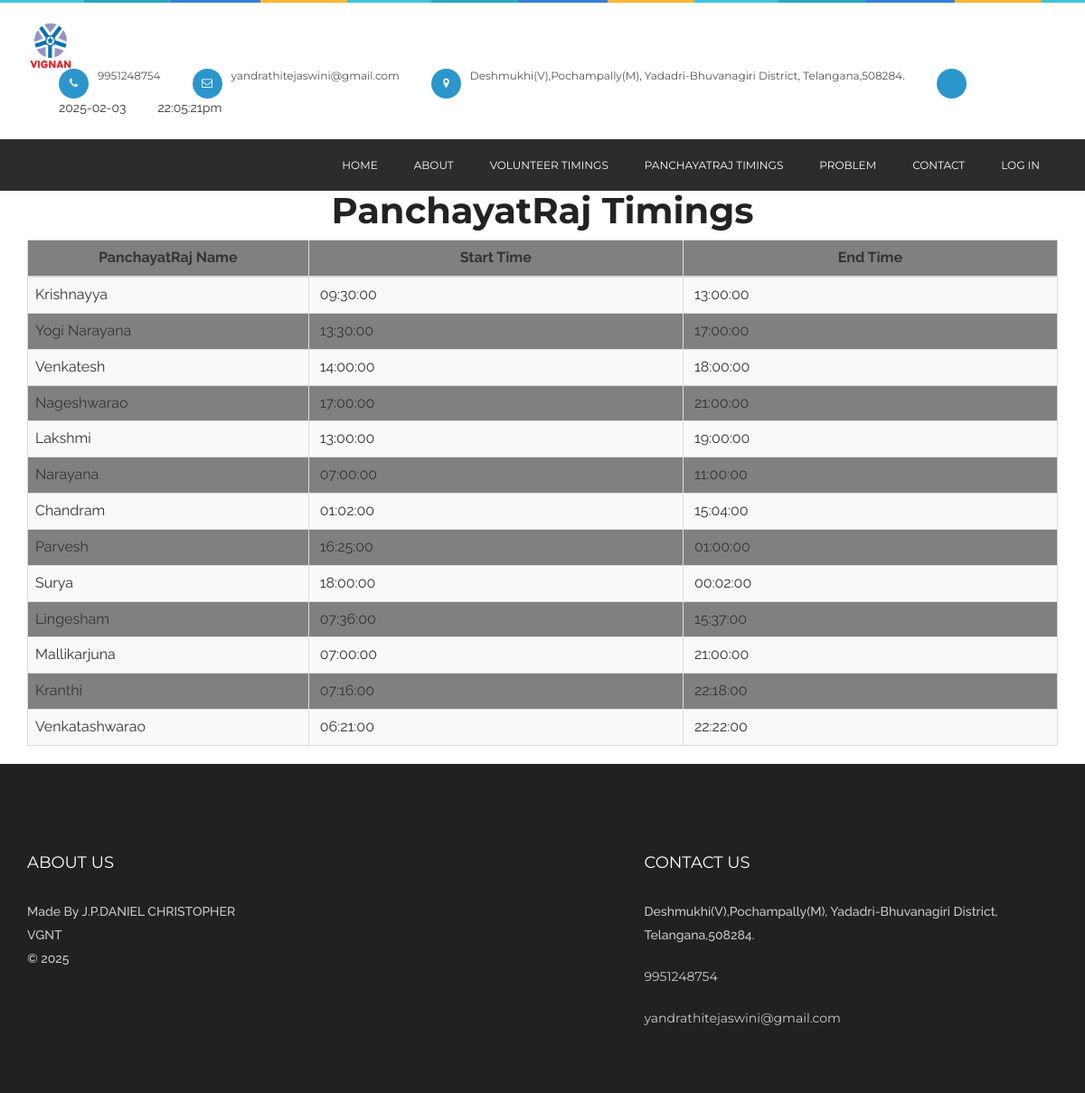
The page /panchayatraj_timings.php on the database its author committed.
### tables this page shows
CREATE TABLE `panchayatraj_timings` (
  `panchayatraj_timings_id` int(10) NOT NULL,
  `panchayatrajid` int(10) NOT NULL,
  `start_time` time NOT NULL,
  `end_time` time NOT NULL,
  `status` varchar(10) NOT NULL
);

CREATE TABLE `panchayatraj` (
  `panchayatrajid` int(10) NOT NULL,
  `panchayatrajname` varchar(50) NOT NULL,
  `mobileno` varchar(15) NOT NULL,
  `departmentid` int(10) NOT NULL,
  `loginid` varchar(25) NOT NULL,
  `password` varchar(25) NOT NULL,
  `status` varchar(10) NOT NULL
);

### panchayatraj_timings.php (the view)
<?php
include("header.php");
include("dbconnection.php");
?>
<div class="container-fluid">
  <div class="block-header">
    <h2 class="text-center">PanchayatRaj Timings</h2>
  </div>
<div class="card">
  <section class="container">
    <table class="table table-bordered table-striped table-hover js-basic-example dataTable" style="background-color:#808080;">
      <thead>
        <tr>
          <th width="15%" height="36"><div align="center">PanchayatRaj Name</div></th>
          <th width="20%"><div align="center">Start Time</div></th>
          <th width="20%"><div align="center">End Time</div></th>
        </tr>
      </thead>
      <tbody>
       <?php
       $sql ="SELECT * FROM panchayatraj INNER JOIN panchayatraj_timings on panchayatraj.panchayatrajid=panchayatraj_timings.panchayatrajid";
       $qsql = mysqli_query($con,$sql);
       while($rs = mysqli_fetch_array($qsql))
       {
        echo "<tr>
        <td>$rs[panchayatrajname]<br>
        <td>
         &nbsp;$rs[start_time]<br>
        </td>
        <td>
         &nbsp;$rs[end_time]</td>";
       }
      ?>
    </tbody>
  </table>
</section>
</div>
</div>
<?php
include("footer.php");
?>

### header.php (shortened to what this page needs)
<?php
$dt = date("Y-m-d");
$tim = date("H:i:sa");
?>
<!doctype html>
<html class="no-js" lang="en">
<head>
<link rel="stylesheet" type="text/css" href="rs-plugin/css/settings.css" media="screen" />
<link rel="stylesheet" href="css/ionicons.min.css">
<link rel="stylesheet" href="css/bootstrap.min.css">
<link rel="stylesheet" href="css/font-awesome.min.css">
<link rel="stylesheet" href="css/main.css">
<link rel="stylesheet" href="css/style.css">
<link rel="stylesheet" href="css/responsive.css">
<link rel="stylesheet" href="sweetalert2.min.css">
</head>
<body>
  <header class="header-style-2">
    <div class="container">
      <div class="logo"> <a href="index.html"><img src="images/logo_main_white.jpeg" alt="" style="height: 51px;"></a> </div>
      <div class="head-info">
        <ul>
          <li> <i class="fa fa-phone"></i>
            <p>9951248754<br>
          </li>
          <li> <i class="fa fa-envelope-o"></i>
            <p>yandrathitejaswini@gmail.com<br>
          </li>
          <li> <i class="fa fa-map-marker"></i>
            <p>Deshmukhi(V),Pochampally(M), Yadadri-Bhuvanagiri District, Telangana,508284.</p>
          </li>
          <li> <i class="fas fa-bell"></i>
             <li><?php echo $dt;?></li>
             <li><?php echo $tim;?></li>
          </li>
        </ul>
      </div>
    </div>
    <nav class="navbar ownmenu">
      <div class="container">
        <div class="collapse navbar-collapse navbar-right" id="nav-open-btn">
          <ul class="nav">
            <li> <a href="index.php">Home </a></li>
            <li><a href="about.php">About</a></li>
            <li><a href="volunteer_timings.php">Volunteer Timings</a></li>
            <li><a href="panchayatraj_timings.php">PanchayatRaj Timings</a></li>
            <li><a href="userproblem.php">Problem </a></li>
            <li><a href="contact.php">Contact </a></li>
            <li class="dropdown"> <a href="#" class="dropdown-toggle" data-toggle="dropdown">Log In </a>
            </li>
          </ul>
        </div>
      </div>
    </nav>
  </header>

### footer.php (shortened to what this page needs)
<footer class="footer-2">
    <div class="container">
      <div class="row">
        <div class="col-sm-7">
          <h6>About Us</h6>
          <div class="about-foot">
            <p>Made By J.P.DANIEL CHRISTOPHER<br>
              VGNT<br>
              © <?php echo date("Y");?>
          </p>
          </div>
        </div>
        <div class="col-sm-5">
          <div class="con-info">
            <h6>Contact Us</h6>
            <p>Deshmukhi(V),Pochampally(M), Yadadri-Bhuvanagiri District, Telangana,508284.</p>
            <ul>
              <li class="mobile">
                <p>9951248754</p>
              </li>
              <li class="email">
                <p>yandrathitejaswini@gmail.com</p>          </li>
            </ul>
          </div>
        </div>
      </div>
    </div>
  </footer>
</body>
</html>

### css/style.css (style rules this page uses)
* { margin: 0px; padding: 0px; }
body { background: #fff; font-weight: normal; position: relative; font-size: 14px; font-family: "Raleway", sans-serif; }
h1, h2, h3, h4, h5, h6 { font-weight: normal; color: #222222; font-family: "Montserrat", sans-serif; }
h2 { font-size: 40px; font-weight: bold; }
h6 { font-size: 14px; }
p { color: #535353; font-size: 14px; letter-spacing: 0px; line-height: 24px; font-weight: 500; text-rendering: optimizeLegibility; }
a { -webkit-transition: all 0.4s ease-in-out; -moz-transition: all 0.4s ease-in-out; -o-transition: all 0.4s ease-in-out; -ms-transition: all 0.4s ease-in-out; transition: all 0.4s ease-in-out; text-decoration: none !important; }
img { -webkit-transition: 0.4s ease-in-out; -moz-transition: 0.4s ease-in-out; -ms-transition: 0.4s ease-in-out; -o-transition: 0.4s ease-in-out; transition: 0.4s ease-in-out; display: inline-block !important; }
a { text-decoration: none; color: #141414; }
section { position: relative; width: 100%; background: #fff; }
header { width: 100%; z-index: 999; background: none; padding: 0px 0; position: relative; padding-top: 30px; position: relative; background: #fff url(../images/hr-bar.jpg) repeat-x; padding: 25px 0; }
header .container { position: relative; }
header .navbar { border: none; margin: 0px; position: static; padding: 0px; border-radius: 0px; text-align: center; float: right; min-height: inherit; }
header .nav { padding: 0px; margin: 0px; }
header .logo { float: left; position: relative; -webkit-transition: 0.2s ease-in-out; -moz-transition: 0.2s ease-in-out; -ms-transition: 0.2s ease-in-out; -o-transition: 0.2s ease-in-out; transition: 0.2s ease-in-out; }
header .logo img { z-index: 3; position: relative; }
header .navbar { display: inline-block; -webkit-transition: 0.2s ease-in-out; -moz-transition: 0.2s ease-in-out; -ms-transition: 0.2s ease-in-out; -o-transition: 0.2s ease-in-out; transition: 0.2s ease-in-out; }
header .navbar li { display: inline-block; margin: 0; position: relative; }
header .navbar li a { font-size: 13px; font-family: "Montserrat", sans-serif; font-weight: 400; padding: 10px 15px; letter-spacing: 0px; text-transform: uppercase; }
.navbar-collapse { padding: 0px; float: left; }
.ownmenu { float: left; }
header .navbar li a:before { position: absolute; left: 0px; bottom: 0px; height: 100%; width: 0px; background: #629ee7; content: ""; z-index: -1; -webkit-transition: 0.2s ease-in-out; -moz-transition: 0.2s ease-in-out; -ms-transition: 0.2s ease-in-out; -o-transition: 0.2s ease-in-out; transition: 0.2s ease-in-out; }
.header-style-2 { position: relative; background: url(../images/hr-bar.jpg) repeat-x; padding-top: 25px; }
.head-info { float: right; }
.head-info li { list-style: none; display: inline-block; float: left; margin-left: 35px; }
.head-info li i { height: 33px; width: 33px; border-radius: 50%; display: table-cell; vertical-align: top; background: #2b96cc; text-align: center; line-height: 33px; color: #fff; margin-right: 10px; float: left; margin-top: 0px; font-size: 12px; }
.head-info li p { font-weight: 400; font-size: 12px; line-height: 16px; display: table-cell; font-family: "Montserrat", sans-serif; }
.header-style-2 .navbar li a { text-transform: uppercase; padding: 20px; float: left; color: #fff; font-size: 12px; }
.header-style-2 { left: 0px; width: 100%; }
.header-style-2 .navbar { width: 100%; margin-top: 25px; }
.header-style-2 .navbar li:nth-child(1) { margin-left: 0px; }
.header-style-2 .navbar { background: rgba(22, 22, 22, 0.9); }
footer { background: #212121; position: relative; z-index: 99; }
footer p { color: #757575; }
footer ul li { margin-bottom: 20px; }
footer li { list-style: none; }
footer p { color: #cbcbcb; line-height: 26px; }
.footer-2 { padding: 100px 0; padding-bottom: 50px; }
.footer-2 h6 { color: #fff; text-transform: uppercase; font-weight: 400; margin: 0px; font-size: 18px; margin-bottom: 30px; }
.con-info li p { font-family: "Montserrat", sans-serif; margin-bottom: 0px; font-weight: 400; }
.con-info li { list-style: none; margin-top: 20px; }

### rows shown on the page
panchayatraj_timings: panchayatrajid.panchayatrajname "Krishnayya", start_time "09:30:00", end_time "13:00:00"
panchayatraj_timings: panchayatrajid.panchayatrajname "Yogi Narayana", start_time "13:30:00", end_time "17:00:00"
panchayatraj_timings: panchayatrajid.panchayatrajname "Venkatesh", start_time "14:00:00", end_time "18:00:00"
panchayatraj_timings: panchayatrajid.panchayatrajname "Nageshwarao", start_time "17:00:00", end_time "21:00:00"
panchayatraj_timings: panchayatrajid.panchayatrajname "Lakshmi", start_time "13:00:00", end_time "19:00:00"
panchayatraj_timings: panchayatrajid.panchayatrajname "Narayana", start_time "07:00:00", end_time "11:00:00"
panchayatraj_timings: panchayatrajid.panchayatrajname "Chandram", start_time "01:02:00", end_time "15:04:00"
panchayatraj_timings: panchayatrajid.panchayatrajname "Parvesh", start_time "16:25:00", end_time "01:00:00"
panchayatraj_timings: panchayatrajid.panchayatrajname "Surya", start_time "18:00:00", end_time "00:02:00"
panchayatraj_timings: panchayatrajid.panchayatrajname "Lingesham", start_time "07:36:00", end_time "15:37:00"
panchayatraj_timings: panchayatrajid.panchayatrajname "Mallikarjuna", start_time "07:00:00", end_time "21:00:00"
panchayatraj_timings: panchayatrajid.panchayatrajname "Kranthi", start_time "07:16:00", end_time "22:18:00"
panchayatraj_timings: panchayatrajid.panchayatrajname "Venkatashwarao", start_time "06:21:00", end_time "22:22:00"
